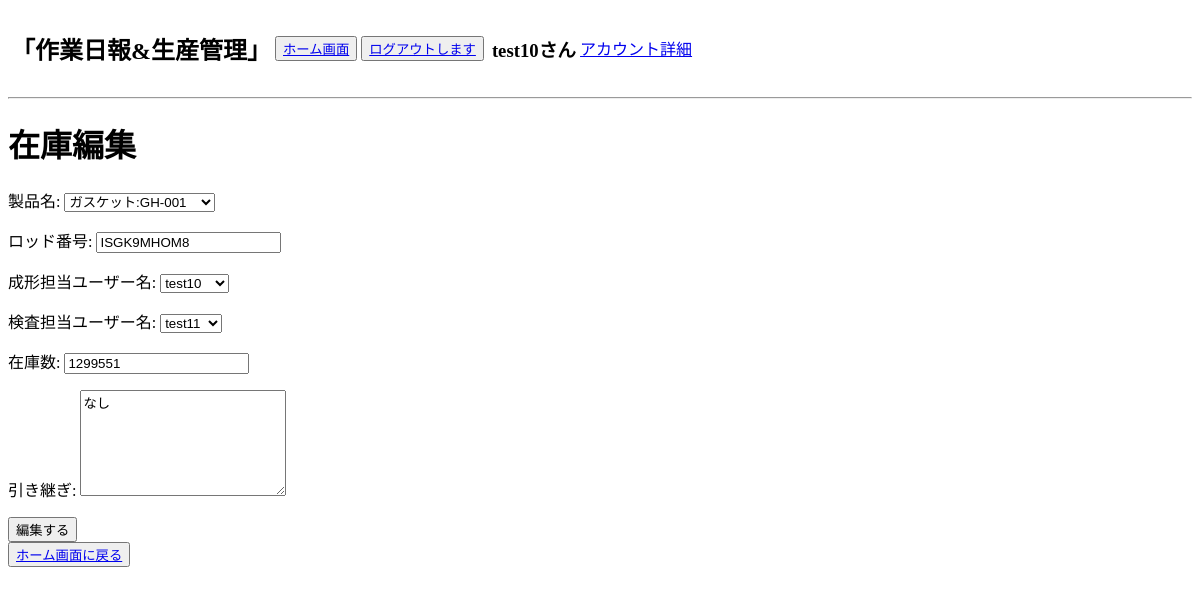
Page /daily_report/stocks/29/edit/ (signed in) on the earlier database version.
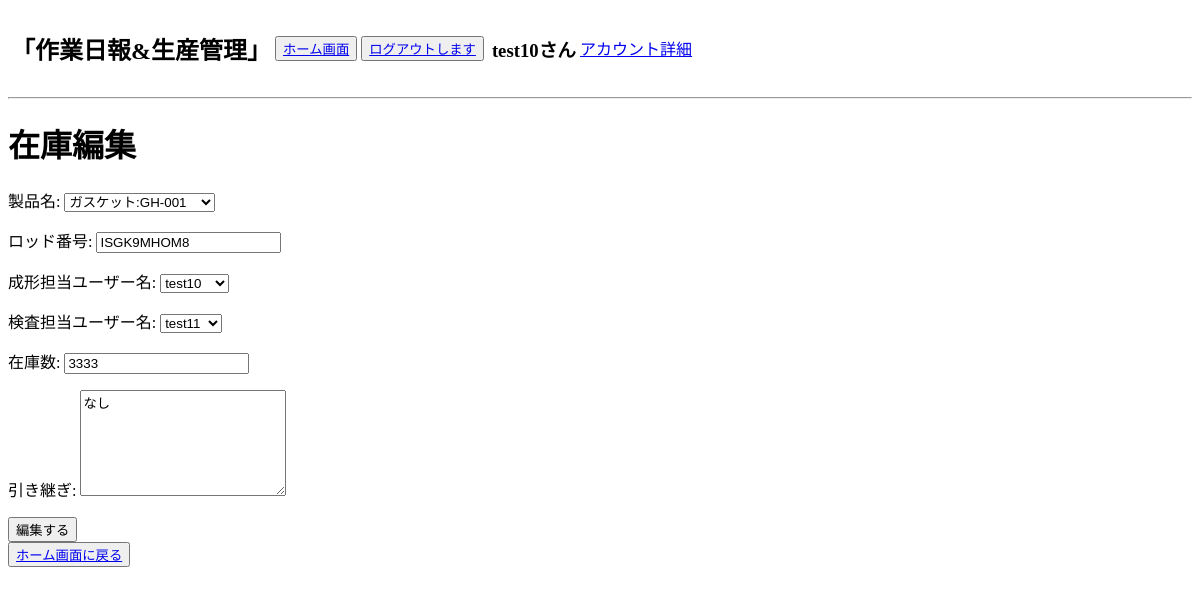
Same page on the later database version.
### product_management/models.py (models this page shows, shortened)
class Stock(models.Model):
    product = models.ForeignKey(
        Products, on_delete=models.CASCADE, verbose_name='製品名'
    )
    lot_number = models.CharField(max_length=10, verbose_name='ロッド番号',default='')
    stocks = models.IntegerField(verbose_name="在庫数")
    molding_user = models.ForeignKey(
        Users, on_delete=models.CASCADE, verbose_name='成形担当ユーザー名',null=True,related_name='molding_stock_set',
    )
    molding_time = models.DateTimeField(verbose_name='成形日時', default=datetime(2001, 1, 1, 0, 0, 0))
    inspection_user = models.ForeignKey(
        Users, on_delete=models.CASCADE, verbose_name='検査担当ユーザー名',null=True,related_name='inspection_stock_set',
    )
    memo = models.CharField(max_length=255,verbose_name="引き継ぎメモ",null=True,blank=True)
    created_at = models.DateTimeField(verbose_name='検査日時',auto_now_add=True)
    updated_at = models.DateTimeField(auto_now=True)
    class Meta:
        verbose_name = '在庫'
        db_table = 'stock'

### daily_report/views.py (the view)
# urls.py: path('stocks/<int:pk>/edit/', StockEditView.as_view(), name='stock_edit'),
class StockEditView(LoginRequiredMixin,UpdateView):
    model = Stock
    template_name = os.path.join('stock', 'stock_edit.html')
    form_class = StockEditForm
    success_url = reverse_lazy('daily_report:stock_list')

### daily_report/forms.py (shortened to what this page needs)
class StockEditForm(forms.ModelForm):
    memo = forms.CharField(label='引き継ぎ',initial='なし',widget=forms.Textarea(attrs={'style': 'width: 200px; height: 100px; white-space:nomal;'}))
    stocks = forms.IntegerField(label='在庫数',required = False)
    class Meta:
        model = Stock
        fields = [ 'product','lot_number',
                  'molding_user','inspection_user',
                  'stocks','memo']
    def __init__(self, *args, **kwargs):
        super(StockEditForm, self).__init__(*args, **kwargs)
        for field_name in [ 'product','lot_number']:
            self.fields[field_name].widget.attrs['readonly'] = 'readonly'
        self.fields['molding_user'].queryset = Users.objects.filter(department__name='製造部')
        self.fields['inspection_user'].queryset = Users.objects.filter(department__name='検査部')

### accounts/context_processors.py (called while the page is built)
def my_custom_context(request):
    protocol = 'http' if request.is_secure() else 'https'
    domain = request.get_host()
    return {
        'protocol': protocol,
        'domain': domain,
    }

### daily_report/models.py (called while the page is built)
    def __str__(self):
        return self.name + ':' + self.code

### templates/stock/stock_edit.html (shortened to what this page needs)
{% extends "base.html" %}
{% block content %}
<h1>在庫編集</h1>
<form method="POST" >
    {{ form.as_p }}
    <input type="submit" value="編集する">
</form>
<button><a href="{% url 'daily_report:report_list' %}">ホーム画面に戻る</a></button>
{% endblock %}

Differences in the rows shown:
changed Stock "ガスケット:GH-001": stocks "1299551" → "3333"
